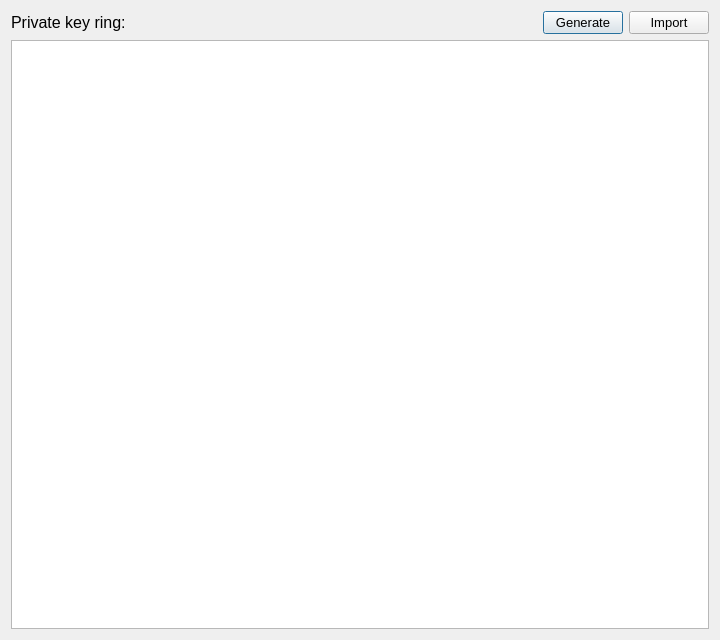
<?xml version="1.0" encoding="UTF-8"?>
<ui version="4.0">
 <class>Dialog</class>
 <widget class="QDialog" name="Dialog">
  <property name="geometry">
   <rect>
    <x>0</x>
    <y>0</y>
    <width>720</width>
    <height>640</height>
   </rect>
  </property>
  <property name="windowTitle">
   <string>Key ring management</string>
  </property>
  <layout class="QVBoxLayout" name="verticalLayout">
   <item>
    <layout class="QHBoxLayout" name="horizontalLayout">
     <item>
      <widget class="QLabel" name="label">
       <property name="sizePolicy">
        <sizepolicy hsizetype="Minimum" vsizetype="Fixed">
         <horstretch>0</horstretch>
         <verstretch>0</verstretch>
        </sizepolicy>
       </property>
       <property name="font">
        <font>
         <pointsize>12</pointsize>
        </font>
       </property>
       <property name="text">
        <string>Private key ring:</string>
       </property>
      </widget>
     </item>
     <item>
      <spacer name="horizontalSpacer_2">
       <property name="orientation">
        <enum>Qt::Horizontal</enum>
       </property>
       <property name="sizeType">
        <enum>QSizePolicy::Expanding</enum>
       </property>
       <property name="sizeHint" stdset="0">
        <size>
         <width>100</width>
         <height>20</height>
        </size>
       </property>
      </spacer>
     </item>
     <item>
      <widget class="QPushButton" name="pushButton">
       <property name="sizePolicy">
        <sizepolicy hsizetype="Minimum" vsizetype="Fixed">
         <horstretch>0</horstretch>
         <verstretch>0</verstretch>
        </sizepolicy>
       </property>
       <property name="font">
        <font>
         <pointsize>10</pointsize>
        </font>
       </property>
       <property name="text">
        <string>Generate</string>
       </property>
      </widget>
     </item>
     <item>
      <widget class="QPushButton" name="pushButton_2">
       <property name="font">
        <font>
         <pointsize>10</pointsize>
        </font>
       </property>
       <property name="text">
        <string>Import</string>
       </property>
      </widget>
     </item>
    </layout>
   </item>
   <item>
    <widget class="QTableView" name="tableView">
     <property name="minimumSize">
      <size>
       <width>0</width>
       <height>240</height>
      </size>
     </property>
     <property name="editTriggers">
      <set>QAbstractItemView::NoEditTriggers</set>
     </property>
     <property name="showDropIndicator" stdset="0">
      <bool>false</bool>
     </property>
     <property name="dragDropOverwriteMode">
      <bool>false</bool>
     </property>
     <property name="selectionMode">
      <enum>QAbstractItemView::SingleSelection</enum>
     </property>
     <property name="selectionBehavior">
      <enum>QAbstractItemView::SelectRows</enum>
     </property>
     <property name="verticalScrollMode">
      <enum>QAbstractItemView::ScrollPerPixel</enum>
     </property>
     <property name="horizontalScrollMode">
      <enum>QAbstractItemView::ScrollPerPixel</enum>
     </property>
     <property name="wordWrap">
      <bool>false</bool>
     </property>
     <property name="cornerButtonEnabled">
      <bool>false</bool>
     </property>
     <attribute name="horizontalHeaderStretchLastSection">
      <bool>true</bool>
     </attribute>
     <attribute name="verticalHeaderVisible">
      <bool>false</bool>
     </attribute>
    </widget>
   </item>
  </layout>
 </widget>
 <resources/>
 <connections/>
</ui>
